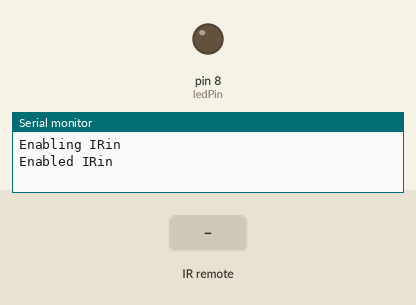
A sketch run on a simulated Arduino Uno, built with avr-gcc and run on an emulated ATmega328P. Parts: output pins drawn as LEDs (lit = HIGH), the last lines printed to the serial monitor. The inputs (shaded band) are chosen by the test bench.

Above: at 1.2 s.
1.3 s: infrared code 0xBD807F received
At 1.7 s:
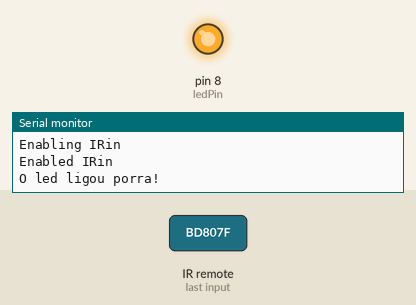
Timing chart, 0 to 4.3 s (numbered marks = the images above; inputs shaded):
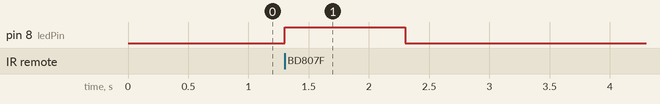

The sketch:

ArduinoCode.ino
```cpp
// (licence header left out)
#include <IRremote.h>

int RECV_PIN = 2;
int ledPin = 8;

IRrecv irrecv(RECV_PIN);

decode_results results;

void setup()
{
  Serial.begin(9600);
  // In case the interrupt driver crashes on setup, give a clue
  // to the user what's going on.
  Serial.println("Enabling IRin");
  irrecv.enableIRIn(); // Start the receiver
  Serial.println("Enabled IRin");
  pinMode(ledPin, OUTPUT);
}

void loop() {
  if (irrecv.decode(&results)) {

       if(results.value == 0xBD807F) //if the button press equals the hex value 0xC284
    {
        //do something useful here  digitalWrite(ledPin, HIGH);
        Serial.println("O led ligou porra!");
        digitalWrite(ledPin, HIGH);
        delay(1000);
        digitalWrite(ledPin, LOW);
    }
    irrecv.resume(); //receive the next value


    Serial.println(results.value, HEX);
  }
  delay(100);
}
```

Measured:
- after the input at 1.3 s, pin 8 (ledPin): LOW → HIGH at once, → LOW 1.0 s later
